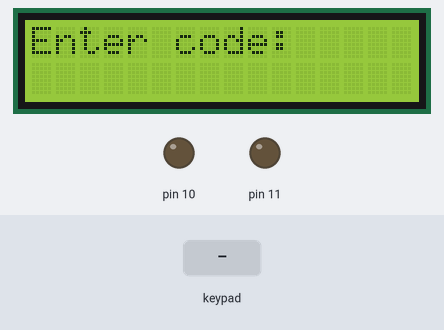
This program was run on a simulated Arduino Uno, built with avr-gcc and run on an emulated ATmega328P. On the bench: 16×2 character LCD, output pins drawn as LEDs (lit = HIGH). Inputs (shaded band) come from the test bench.

Above: at 4.2 s.
4.3 s: keypad keys 1 2 3 4 # pressed 0.4 s apart
At 7.1 s:
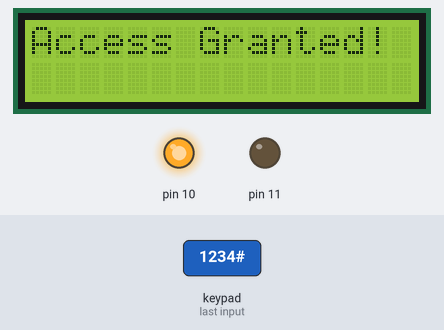
7.8 s: keypad keys 1 3 9 7 # pressed 0.4 s apart
At 9.9 s:
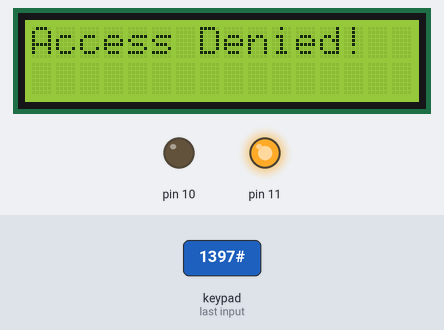
12.8 s: keypad keys 1 2 3 4 A pressed 0.4 s apart
At 15.2 s:
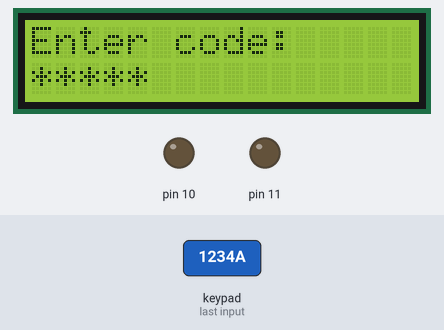
16.3 s: key '1' pressed
At 16.7 s:
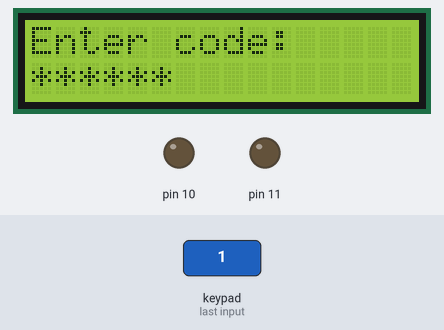
17.8 s: key '2' pressed
At 19.0 s:
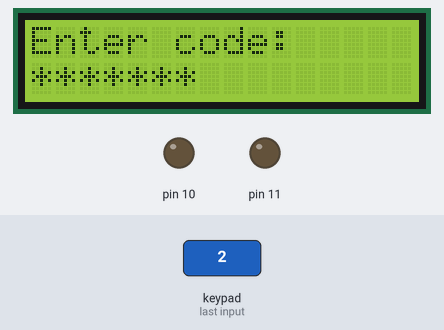
19.3 s: keypad keys 1 2 3 4 D pressed 0.4 s apart
At 21.3 s:
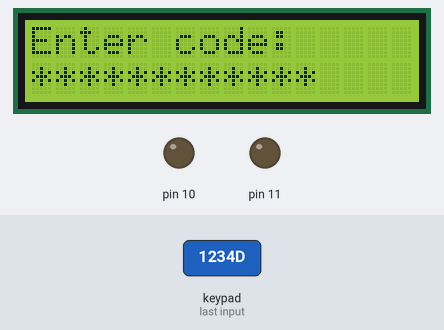
Timing chart, 0 to 22.8 s (numbered marks = the images above; inputs shaded):
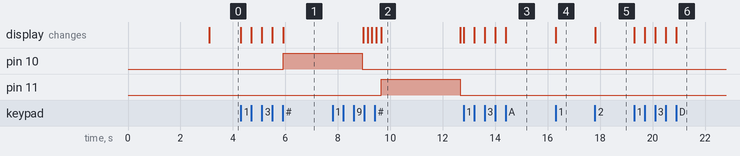

The program:

main.cpp
```cpp
#include <Arduino.h>
#include <stdio.h>
#include "LedControl.h"
#include "LcdIO.h"
#include "KeypadIO.h"
#include "CodeLock.h"

#define RESULT_DISPLAY_MS 3000
#define BLINK_MS          2000
#define BLINK_COUNT       2

char codeBuffer[CODE_LENGTH + 1];

void setup()
{
    LedInit();
    LcdIoInit();      // stdout -> LCD
    KeypadIoInit();   // stdin  -> Keypad
    CodeLockInit();

    // printf goes to LCD via stdout redirect
    printf("    Lab 1.2\n");
    printf("Code Lock System");
    delay(RESULT_DISPLAY_MS);
}

void loop()
{
    LcdClear();
    printf("Enter code:\n");

    KeypadReadCode(codeBuffer, CODE_LENGTH);

    LcdClear();
    if (CodeLockIsAdmin(codeBuffer))
    {
        printf("  Admin Mode!\n");
        for (int i = 0; i < BLINK_COUNT; i++)
        {
            LedRedOn();
            delay(BLINK_MS);
            LedRedOff();
            delay(200);
        }
        for (int i = 0; i < BLINK_COUNT; i++)
        {
            LedGreenOn();
            delay(BLINK_MS);
            LedGreenOff();
            delay(200);
        }
    }
    else if (CodeLockCheck(codeBuffer))
    {
        printf("Access Granted!\n");
        LedGreenOn();
        delay(RESULT_DISPLAY_MS);
        LedGreenOff();
    }
    else
    {
        printf("Access Denied!\n");
        LedRedOn();
        delay(RESULT_DISPLAY_MS);
        LedRedOff();
    }
}
```

Measured:
- after the input at 4.3 s, pin 10: LOW → HIGH after 1.6 s; the display: first changes at once (image 1 shows a later state)
- after the input at 7.8 s, pin 11: LOW → HIGH after 1.9 s, → LOW 3.0 s later; the display: first changes after 1.2 s (image 2 shows a later state)
- after the input at 12.8 s, the display: first changes at once (image 3 shows a later state)
- after the input at 16.3 s, the display: changes at once (image 4)
- after the input at 17.8 s, the display: changes at once (image 5)
- after the input at 19.3 s, the display: first changes at once (image 6 shows a later state)
- what the display in image 2 shows lasts 3.0 s, from 9.7 s to 12.7 s
